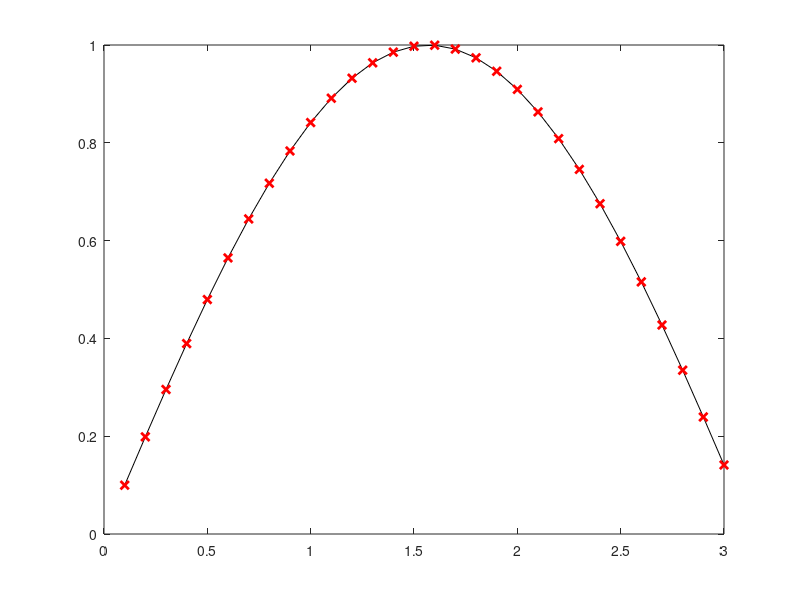
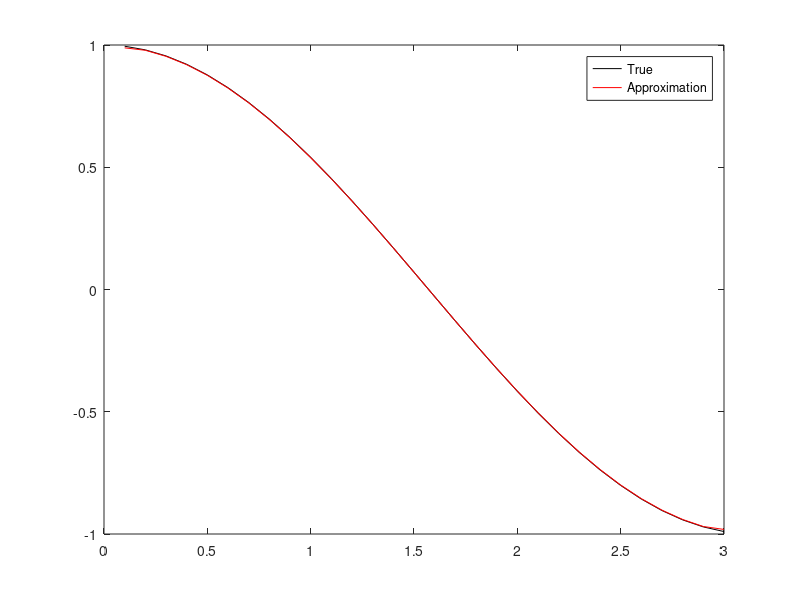

These figures' MATLAB source, in order:
clear all

% numerically differentiate a discrete grid
% compare with exact derivative cos(x)
% but, we are assuming that we only have data


x = 0.1:.1:3;
f = sin(x);
plot(x,f,'k')
hold on
plot(x,f,'rx','Linewidth',2)

% just data from here on in
dx =x(2) - x(1);
n = length(f);

dfdx = zeros(n,1);

dfdx(1) = (f(2) - f(1))/(x(2) - x(1)); % forward difference at x(10
for i=2:n-1
    dfdx(i) = (f(i+1)-f(i-1))/(x(i+1)-x(i-1));
end
dfdx(n) = (f(n) - f(n-1))/(x(n)-x(n-1));

figure
plot(x,cos(x),'k')
hold on
plot(x,dfdx,'r')
legend('True','Approximation')